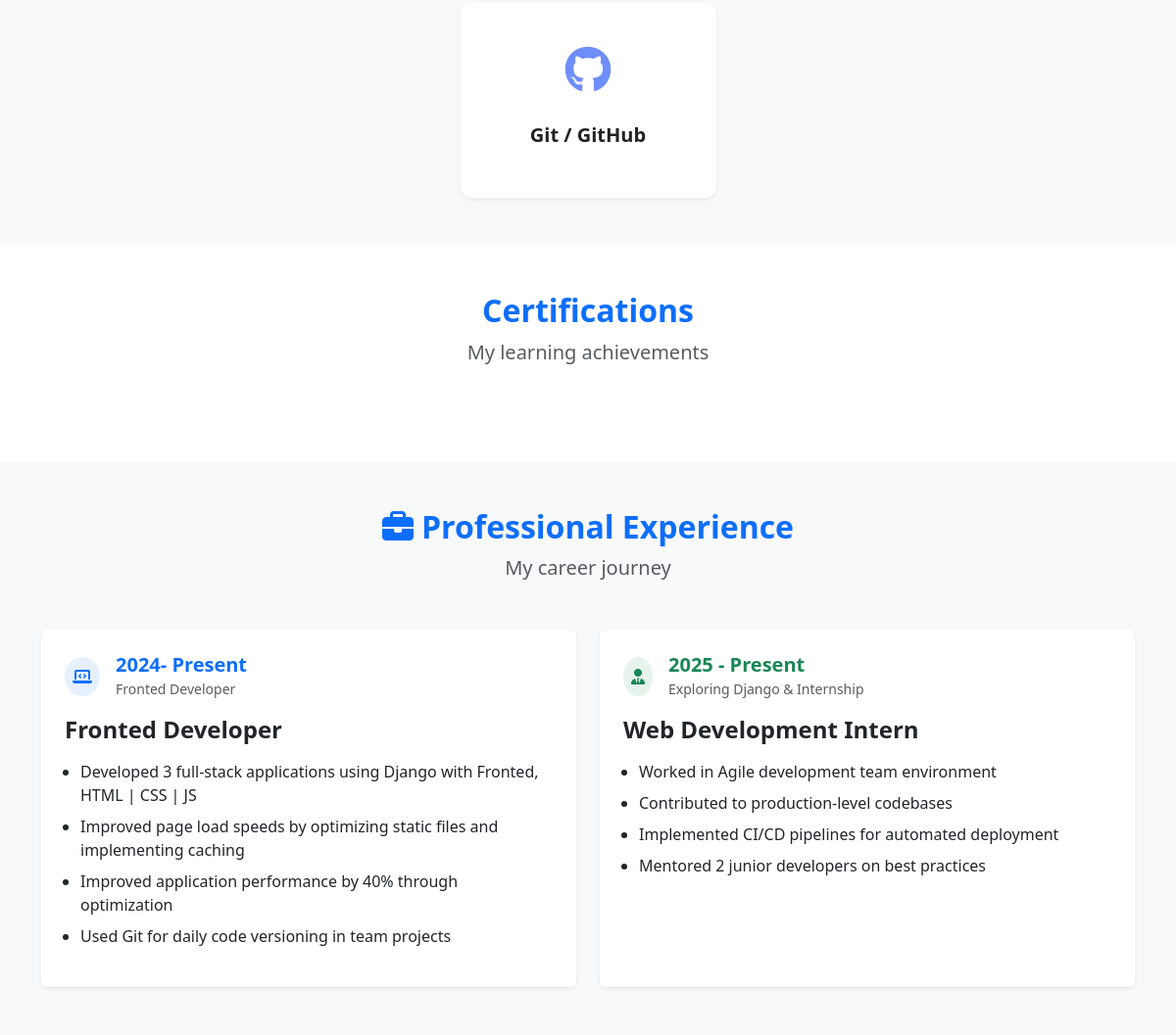
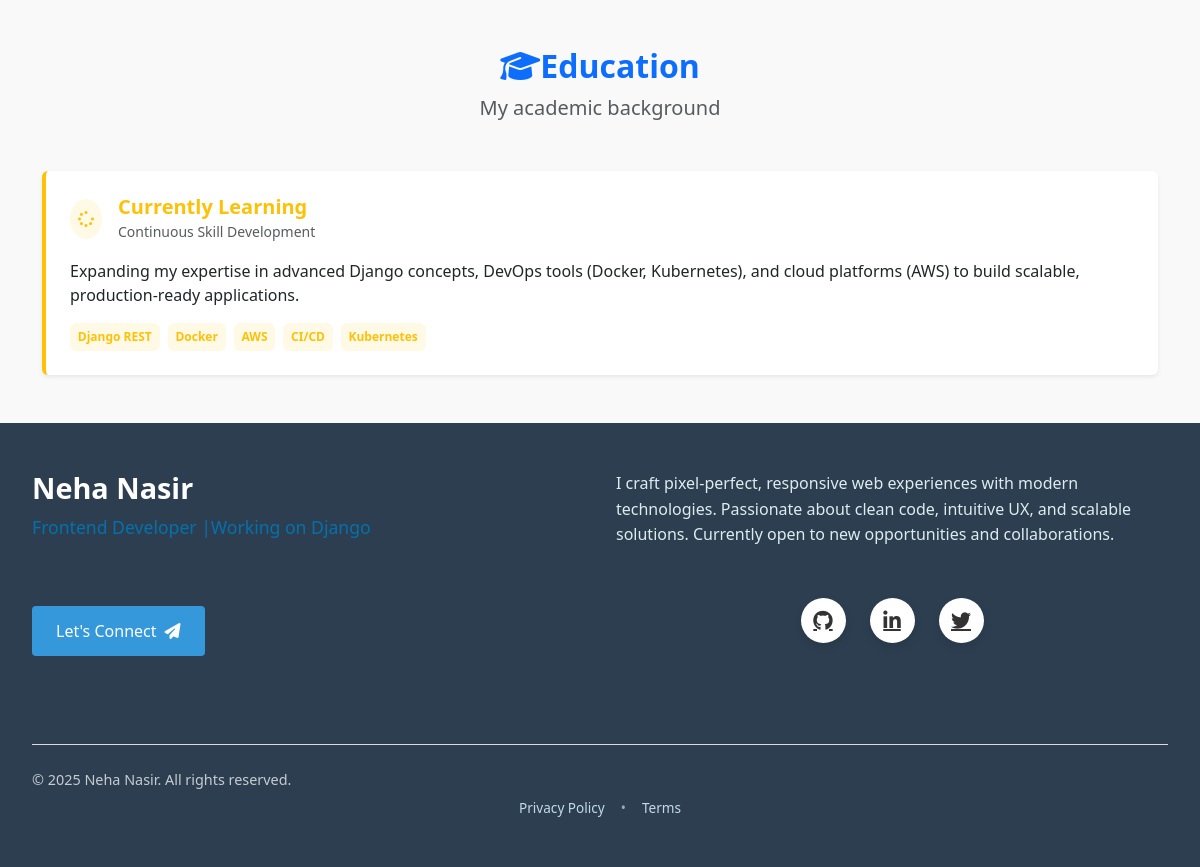
The app's page / (lower part), older data (2 pictures, top to bottom).
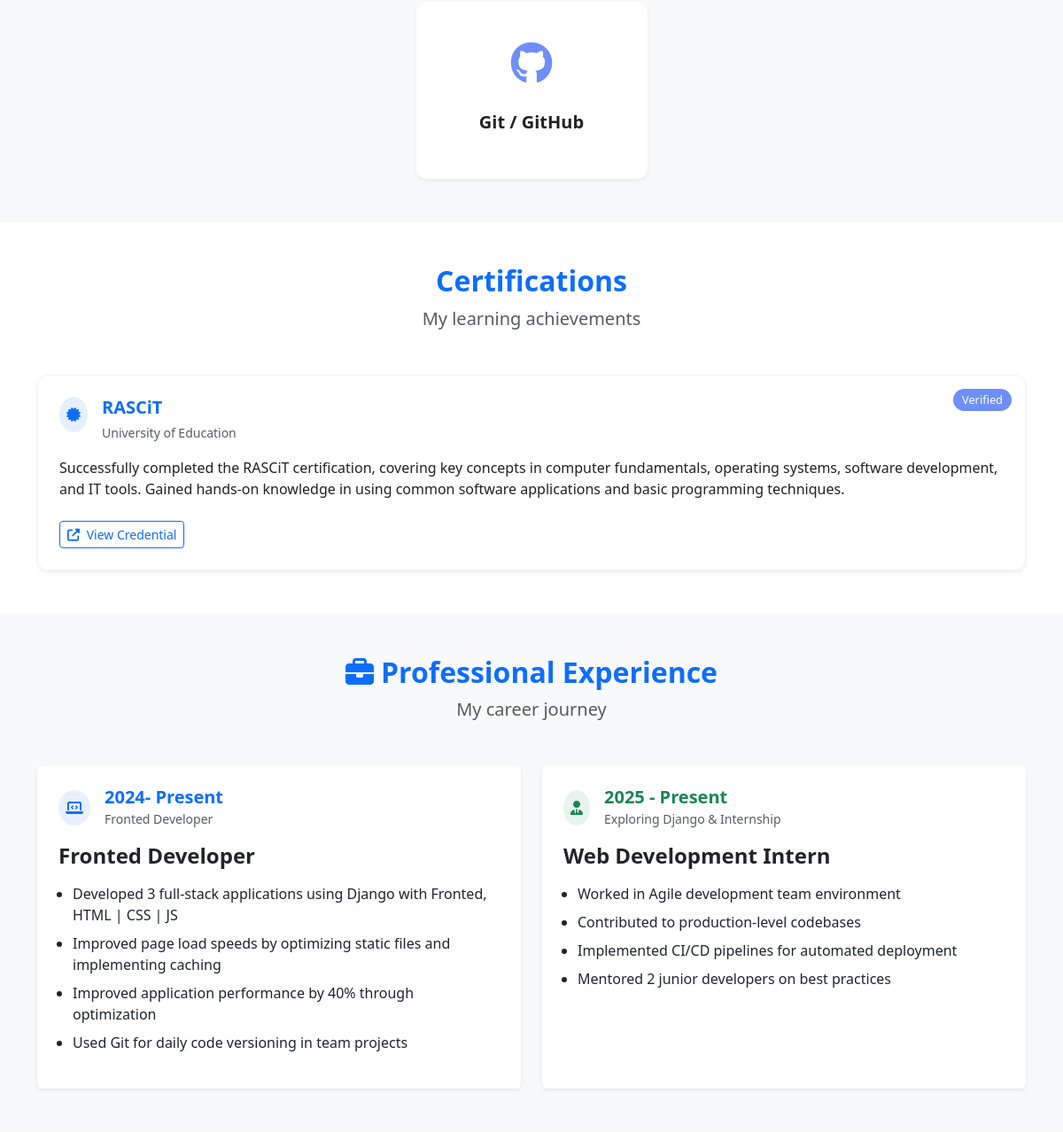
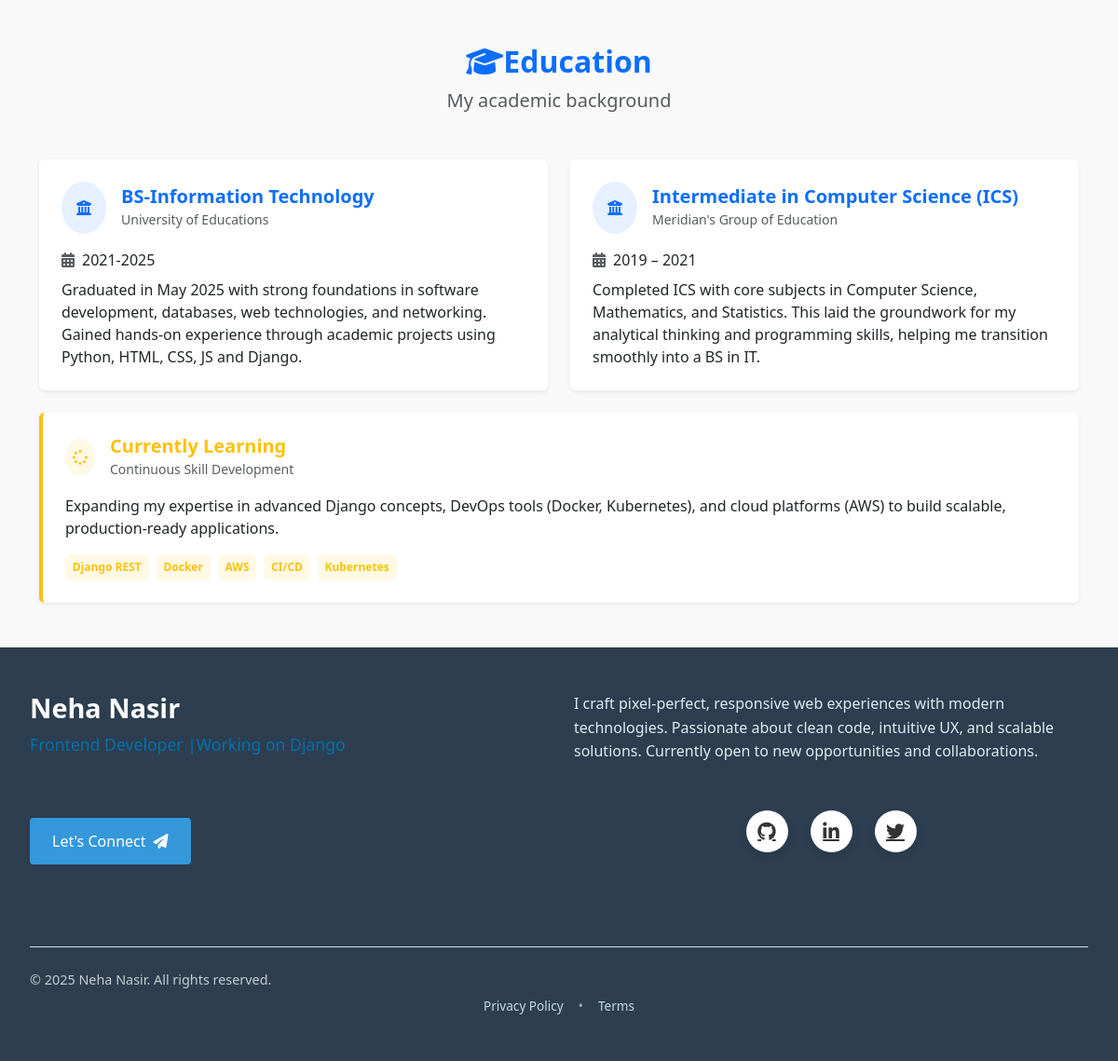
The same page, newer data (2 pictures, top to bottom).
### portfolio/models.py (models this page shows, shortened)
class Certification(models.Model):
    title = models.CharField(max_length=200)
    provider = models.CharField(max_length=200)
    description = models.TextField()
    certificate_url = models.URLField(blank=True, null=True)

class Education(models.Model):
    degree = models.CharField(max_length=200)
    institute = models.CharField(max_length=200)
    duration = models.CharField(max_length=100)
    description = models.TextField()

### portfolio/views.py (the view)
# urls.py: path('', views.index, name='home'),            # 👈 Default root URL
def index(request):
    skills = [
    {"name": "HTML5", "icon": "fab fa-html5", "desc": "Clean & semantic markup, SEO friendly structure.", "level": 95},
    {"name": "CSS3", "icon": "fab fa-css3-alt", "desc": "Responsive layouts, Grid & Flexbox, modern styling.", "level": 90},
    {"name": "Bootstrap", "icon": "fab fa-bootstrap", "desc": "Responsive design, components, and utilities.", "level": 85},
    {"name": "Python / Django", "icon": "fab fa-python", "desc": "Backend development, REST API, ORM, secure apps.", "level": 80},
    {"name": "Git / GitHub", "icon": "fab fa-github", "desc": "Version control, collaboration, and project management.", "level": 75}
]
    educations = Education.objects.all()
    certifications = Certification.objects.all()
    return render(request, 'portfolio/index.html', {
        "skills": skills,
        "educations": educations,
        "certifications": certifications
    })

### portfolio/templates/portfolio/index.html (shortened to what this page needs)
{% load static %}
<!DOCTYPE html>
<html lang="en">
<head>
  <link rel="stylesheet" href="https://cdnjs.cloudflare.com/ajax/libs/font-awesome/6.5.0/css/all.min.css">
  <link href="https://cdn.jsdelivr.net/npm/bootstrap@5.3.0/dist/css/bootstrap.min.css" rel="stylesheet">
  <link rel="stylesheet" href="https://cdnjs.cloudflare.com/ajax/libs/font-awesome/6.5.0/css/all.min.css">
  <link rel="stylesheet" href="https://cdnjs.cloudflare.com/ajax/libs/animate.css/4.1.1/animate.min.css">
  <link rel="stylesheet" href="{% static 'css/home.style.css' %}">
  <link rel="stylesheet" href="{% static 'css/header.style.css' %}">
  <link rel="stylesheet" href="{% static 'css/footer.style.css' %}">
</head>
<body>
  {% include 'portfolio/header.html' %}
  <section id="skills" class="skills-section py-5">
    <div class="container">
      <div class="row justify-content-center g-4">
        {% for skill in skills %}
        <div class="col-lg-3 col-md-4 col-sm-6">
          <div class="skill-card shadow-sm">
            <div class="skill-front">
              <i class="{{ skill.icon }}"></i>
              <h5 class="mt-3 fw-bold">{{ skill.name }}</h5>
            </div>
            <div class="skill-back">
              <p class="px-3">{{ skill.desc }}</p>
              <div class="mt-3">
                {% if skill.level %}
                <small class="text-white-50">Proficiency: {{ skill.level }}%</small>
                {% endif %}
              </div>
            </div>
          </div>
        </div>
        {% endfor %}
      </div>
    </div>
  </section>
  <section id="certifications" class="certifications-section py-5">
    <div class="container">
      <div class="text-center mb-5">
        <h2 class="text-primary fw-bold">Certifications</h2>
        <p class="lead text-muted">My learning achievements</p>
      </div>
      <div class="row g-7">
        {% for cert in certifications %}
        <div class="col-md-6 col-lg-12">
          <div class="cert-card h-100 shadow-sm position-relative">
            {% if cert.certificate_url %}
            <span class="cert-badge">Verified</span>
            {% endif %}
            <div class="card-body p-4">
              <div class="d-flex align-items-start mb-3">
                <div class="bg-primary bg-opacity-10 text-primary p-2 rounded-circle me-3">
                  <i class="fas fa-certificate"></i>
                </div>
                <div>
                  <h5 class="text-primary mb-1 fw-bold">{{ cert.title }}</h5>
                  <small class="text-muted">{{ cert.provider }}</small>
                </div>
              </div>
              <p class="card-text">{{ cert.description }}</p>
              {% if cert.certificate_url %}
              <a href="{{ cert.certificate_url }}"
                 class="btn btn-sm btn-outline-primary mt-2"
                 target="_blank">
                <i class="fas fa-external-link-alt me-1"></i> View Credential
              </a>
              {% endif %}
            </div>
          </div>
        </div>
        {% endfor %}
      </div>
    </div>
  </section>
  <section id="experience" class="py-5 bg-light">
    <div class="container">
      <div class="text-center mb-5">
        <h2 class="text-primary fw-bold">
          <i class="fas fa-briefcase me-2"></i>Professional Experience
        </h2>
        <p class="lead text-muted">My career journey</p>
      </div>
      <div class="row justify-content-center g-4">
        <div class="col-lg-6">
          <div class="card h-100 border-0 shadow-sm experience-card">
            <div class="card-body p-4">
              <div class="d-flex align-items-center mb-3">
                <div class="bg-primary bg-opacity-10 text-primary p-2 rounded-circle me-3">
                  <i class="fas fa-laptop-code"></i>
                </div>
                <div>
                  <h5 class="text-primary mb-0 fw-bold">2024- Present</h5>
                  <small class="text-muted">Fronted Developer</small>
                </div>
              </div>
              <h4 class="fw-bold mb-3">Fronted Developer</h4>
              <ul class="ps-3">
                <li class="mb-2">Developed 3 full-stack applications using Django with Fronted, HTML | CSS | JS</li>
                <li class="mb-2">Improved page load speeds by optimizing static files and implementing caching</li>                <li class="mb-2">Improved application performance by 40% through optimization</li>
                <li>Used Git for daily code versioning in team projects</li>
   </ul>
            </div>
          </div>
        </div>
        <div class="col-lg-6">
          <div class="card h-100 border-0 shadow-sm experience-card">
            <div class="card-body p-4">
              <div class="d-flex align-items-center mb-3">
                <div class="bg-success bg-opacity-10 text-success p-2 rounded-circle me-3">
                  <i class="fas fa-user-tie"></i>
                </div>
                <div>
                  <h5 class="text-success mb-0 fw-bold">2025 - Present </h5>
                  <small class="text-muted"> Exploring Django & Internship</small>
                </div>
              </div>
              <h4 class="fw-bold mb-3">Web Development Intern</h4>
              <ul class="ps-3">
                <li class="mb-2">Worked in Agile development team environment</li>
                <li class="mb-2">Contributed to production-level codebases</li>
                <li class="mb-2">Implemented CI/CD pipelines for automated deployment</li>
                <li>Mentored 2 junior developers on best practices</li>
              </ul>
            </div>
          </div>
        </div>
      </div>
    </div>
  </section>
  <section id="education" class="py-5">
    <div class="container">
      <div class="text-center mb-5">
        <h2 class="text-primary fw-bold">
          <i class="fas fa-graduation-cap me-6"></i>Education
        </h2>
        <p class="lead text-muted">My academic background</p>
      </div>
      <div class="row g-4">
        {% for edu in educations %}
        <div class="col-md-6">
          <div class="card h-100 border-0 shadow-sm edu-card">
            <div class="card-body p-4">
              <div class="d-flex align-items-center mb-3">
                <div class="bg-primary bg-opacity-10 text-primary p-3 rounded-circle me-3">
                  <i class="fas fa-university"></i>
                </div>
                <div>
                  <h5 class="text-primary mb-0 fw-bold">{{ edu.degree }}</h5>
                  <small class="text-muted">{{ edu.institute }}</small>
                </div>
              </div>
              <p class="mb-2">
                <i class="fas fa-calendar-alt me-2 text-muted"></i>{{ edu.duration }}
              </p>
              <p class="card-text">{{ edu.description }}</p>
            </div>
          </div>
        </div>
        {% endfor %}
        <div class="col-12">
          <div class="card border-0 shadow-sm border-start border-4 border-warning">
            <div class="card-body p-4">
              <div class="d-flex align-items-center mb-3">
                <div class="bg-warning bg-opacity-10 text-warning p-2 rounded-circle me-3">
                  <i class="fas fa-spinner fa-spin"></i>
                </div>
                <div>
                  <h5 class="text-warning mb-0 fw-bold">Currently Learning</h5>
                  <small class="text-muted">Continuous Skill Development</small>
                </div>
              </div>
              <p class="card-text">
                Expanding my expertise in advanced Django concepts, DevOps tools (Docker, Kubernetes),
                and cloud platforms (AWS) to build scalable, production-ready applications.
              </p>
              <div class="d-flex flex-wrap gap-2 mt-3">
                <span class="badge bg-warning bg-opacity-10 text-warning py-2">Django REST</span>
                <span class="badge bg-warning bg-opacity-10 text-warning py-2">Docker</span>
                <span class="badge bg-warning bg-opacity-10 text-warning py-2">AWS</span>
                <span class="badge bg-warning bg-opacity-10 text-warning py-2">CI/CD</span>
                <span class="badge bg-warning bg-opacity-10 text-warning py-2">Kubernetes</span>
              </div>
            </div>
          </div>
        </div>
      </div>
    </div>
  </section>
  {% include 'portfolio/footer.html' %}
</body>
</html>

### portfolio/templates/portfolio/header.html (shortened to what this page needs)
{% load static %}
<!DOCTYPE html>
<html lang="en">
<head>
  <link rel="stylesheet" href="{% static 'css/header.style.css' %}">
</head>
<body>
</body>
</html>

### portfolio/templates/portfolio/footer.html (shortened to what this page needs)
<footer class="professional-footer">
  <div class="footer-container">
    <div class="footer-brand">
      <h2 class="footer-name">Neha Nasir</h2>
      <p class="footer-title">Frontend Developer |Working on Django </p>
    </div>
    <div class="footer-about">
      <p class="footer-desc">
        I craft pixel-perfect, responsive web experiences with modern technologies.
        Passionate about clean code, intuitive UX, and scalable solutions.
        Currently open to new opportunities and collaborations.
      </p>
    </div>
    <div class="footer-cta">
      <a href="https://www.linkedin.com/in/neha-nasir/" target="_blank" rel="noopener noreferrer" class="contact-btn" aria-label="LinkedIn">
        Let's Connect
        <i class="fas fa-paper-plane"></i>
      </a>
    </div>
    <div class="footer-social">
      <a href="https://github.com/nehanasir987" target="_blank" rel="noopener noreferrer" class="social-link" aria-label="GitHub">
        <i class="fab fa-github"></i>
      </a>
      <a href="https://www.linkedin.com/in/neha-nasir/" target="_blank" rel="noopener noreferrer" class="social-link" aria-label="LinkedIn">
        <i class="fab fa-linkedin-in"></i>
      </a>
      <a href="https://x.com/NehaNasir923" target="_blank" rel="noopener noreferrer" class="social-link" aria-label="Twitter">
        <i class="fab fa-twitter"></i>
      </a>
    </div>
    <div class="footer-legal">
      <p class="copyright">&copy; 2025 Neha Nasir. All rights reserved.</p>
      <div class="legal-links">
        <a href="/privacy">Privacy Policy</a>
        <span>•</span>
        <a href="/terms">Terms</a>
      </div>
    </div>
  </div>
</footer>

### portfolio/static/css/home.style.css (style rules this page uses)
* { margin: 0; padding: 0; box-sizing: border-box; }
body { font-family: sans-serif; }

### portfolio/static/css/header.style.css (style rules this page uses)
* { margin: 0; padding: 0; box-sizing: border-box; font-family: "Segoe UI", sans-serif; }
body { background: #f9f9f9; color: #222; }

### portfolio/static/css/footer.style.css (style rules this page uses)
.footer-title { font-size: 1.8rem; font-weight: 600; margin-bottom: 10px; color: #0077b6; }
.footer-desc { font-size: 1rem; color: #555; line-height: 1.6; margin-bottom: 25px; }
.footer-social { display: flex; justify-content: center; gap: 30px; margin-bottom: 20px; }
.footer-social a { font-size: 20px; color: #333; background-color: #fff; border-radius: 50%; width: 45px; height: 45px; display: inline-flex; align-items: center; justify-content: center; transition: all 0.3s ease; box-shadow: 0 4px 10px rgba(0, 0, 0, 0.1); }

### portfolio/templates/portfolio/index.html (style rules this page uses)
:root { --primary: #6e8efb; --secondary: #a777e3; --dark: #2d3748; --light: #f8f9fa; }
.skills-section { background: var(--light); position: relative; overflow: hidden; }
.skill-card { perspective: 1000px; height: 200px; position: relative; transition: all 0.5s ease; border: none; border-radius: 12px; overflow: hidden; }
.skill-front, .skill-back { position: absolute; width: 100%; height: 100%; backface-visibility: hidden; display: flex; flex-direction: column; justify-content: center; align-items: center; padding: 20px; transition: all 0.6s ease; }
.skill-front { background: white; transform: rotateY(0deg); }
.skill-front i { font-size: 3rem; color: var(--primary); margin-bottom: 15px; transition: all 0.3s ease; }
.skill-back { background: var(--primary); color: white; transform: rotateY(180deg); text-align: center; }
.certifications-section { background: white; }
.cert-card { transition: all 0.3s ease; border-radius: 12px; overflow: hidden; border: 1px solid rgba(0,0,0,0.05); }
.cert-badge { position: absolute; top: 15px; right: 15px; background: var(--primary); color: white; padding: 3px 10px; border-radius: 50px; font-size: 0.8rem; }

### portfolio/templates/portfolio/footer.html (style rules this page uses)
.professional-footer { background: #2c3e50; color: #ecf0f1; padding: 3rem 0; font-family: 'Segoe UI', Roboto, sans-serif; }
.footer-container { max-width: 1200px; margin: 0 auto; padding: 0 2rem; display: grid; grid-template-columns: 1fr; gap: 2rem; }
.footer-brand { text-align: center; }
.footer-name { font-size: 1.8rem; font-weight: 700; margin-bottom: 0.5rem; color: #fff; }
.footer-title { font-size: 1.1rem; opacity: 0.9; font-weight: 400; }
.footer-desc { line-height: 1.6; max-width: 600px; margin: 0 auto; text-align: center; opacity: 0.9; color: azure; }
.footer-cta { text-align: center; margin: 1.5rem 0; }
.contact-btn { display: inline-flex; align-items: center; gap: 0.5rem; background: #3498db; color: white; padding: 0.8rem 1.5rem; border-radius: 4px; text-decoration: none; font-weight: 500; transition: all 0.3s ease; }
.footer-social { display: flex; justify-content: center; gap: 1.5rem; margin: 1rem 0; }
.social-link { color: #ecf0f1; font-size: 1.2rem; width: 40px; height: 40px; border-radius: 50%; display: flex; align-items: center; justify-content: center; transition: all 0.3s ease; }
.footer-legal { text-align: center; margin-top: 2rem; padding-top: 1.5rem; border-top: 1px solid gainsboro; }
.copyright { opacity: 0.8; font-size: 0.9rem; margin-bottom: 0.5rem; }
.legal-links { display: flex; justify-content: center; gap: 1rem; font-size: 0.85rem; }
.legal-links a { color: #c4d9e7; text-decoration: none; transition: color 0.3s ease; }
.legal-links span { opacity: 0.6; }
@media (min-width: 768px) { .footer-container { grid-template-columns: repeat(2, 1fr); text-align: left; } }
@media (min-width: 768px) { .footer-brand, .footer-desc, .footer-cta, .footer-social, .footer-legal { text-align: left; } }
@media (min-width: 768px) { .footer-legal { grid-column: span 2; } }

Row changes from the older to the newer data that the page shows:
added Certification: shows "Verified", title "RASCiT", provider "University of Education", description "Successfully completed the RASCiT certification, covering key concepts in computer fundamentals, operating systems, software development, and IT tools. Gained hands-on knowledge in using common software applications and basic programming techniques."
added Education: degree "BS-Information Technology", institute "University of Educations", duration "2021-2025", description "Graduated in May 2025 with strong foundations in software development, databases, web technologies, and networking. Gained hands-on experience through academic projects using Python, HTML, CSS, JS and Django."
added Education: degree "Intermediate in Computer Science (ICS)", institute "Meridian's Group of Education", duration "2019 – 2021", description "Completed ICS with core subjects in Computer Science, Mathematics, and Statistics. This laid the groundwork for my analytical thinking and programming skills, helping me transition smoothly into a BS in IT."
